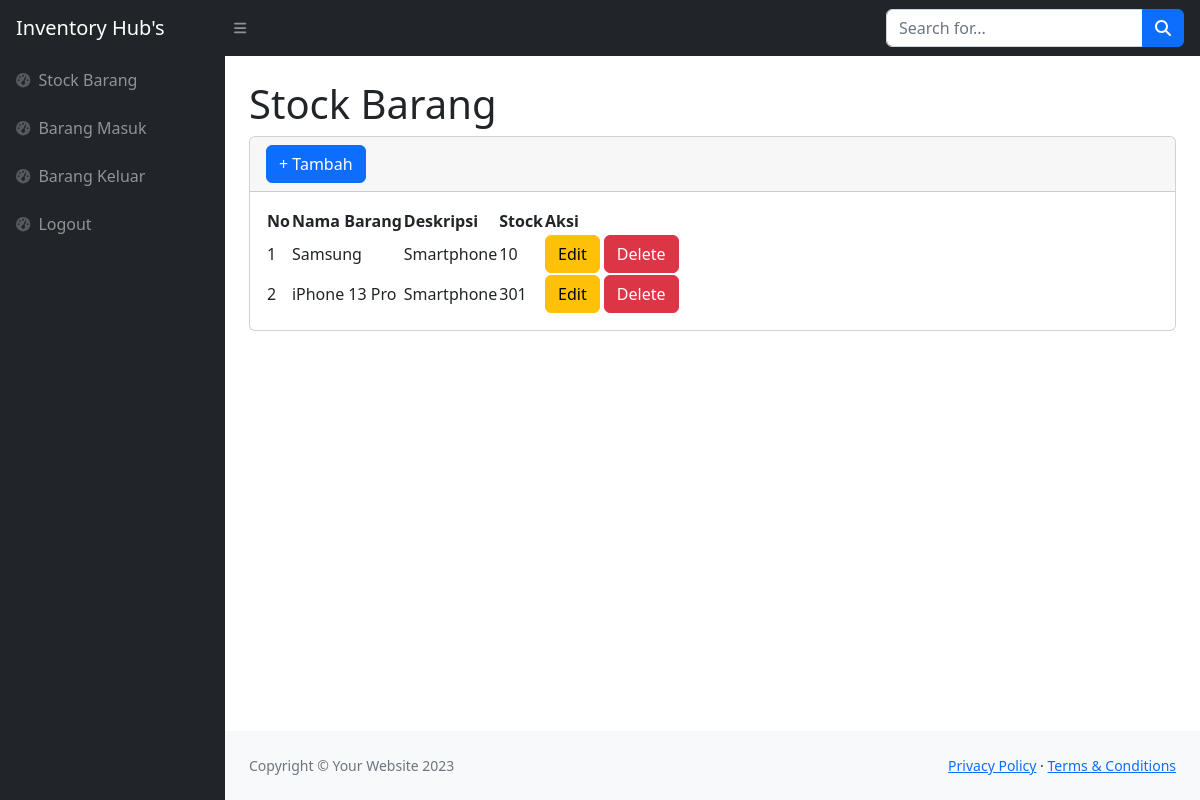
The page /index.php (signed in) on the database as committed earlier.
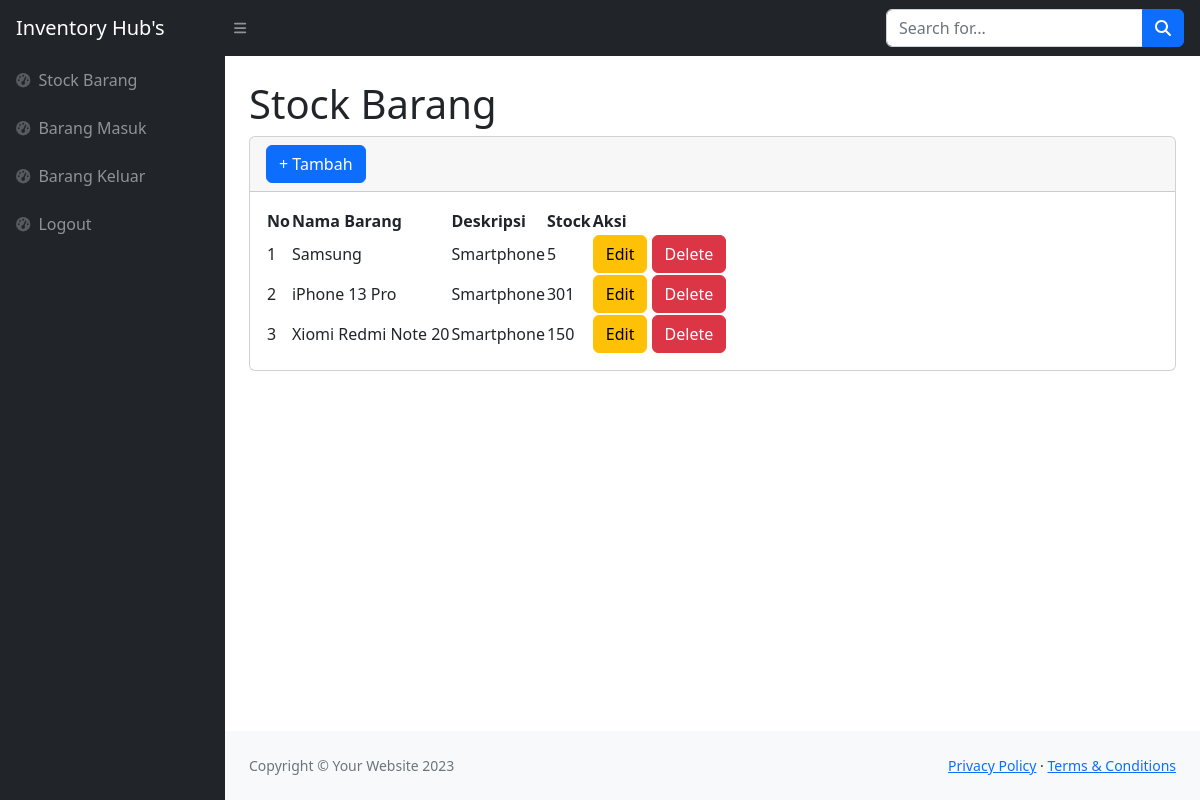
The same page on the database as committed later.
### tables this page shows
CREATE TABLE `stock` (
  `idbarang` int(11) NOT NULL,
  `namabarang` varchar(25) NOT NULL,
  `deskripsi` varchar(25) NOT NULL,
  `stock` int(11) NOT NULL
);

### index.php (the view, shortened to what the changed rows need)
<?php
require 'function.php';
?>
<!DOCTYPE html>
<html lang="en">
    <head>
        <link href="https://cdn.jsdelivr.net/npm/simple-datatables@7.1.2/dist/style.min.css" rel="stylesheet" />
        <link href="css/styles.css" rel="stylesheet" />
    </head>
    <body class="sb-nav-fixed">
        <div id="layoutSidenav">
            <div id="layoutSidenav_content">
                <main>
                    <div class="container-fluid px-4">
                        <h1 class="mt-4">Stock Barang</h1>
                        <div class="card mb-4">
                            <div class="card-body">
                                <table id="datatablesSimple">
                                    <thead>
                                        <tr>
                                            <th>No</th>
                                            <th>Nama Barang</th>
                                            <th>Deskripsi</th>
                                            <th>Stock</th>
                                            <th>Aksi</th>
                                        </tr>
                                    </thead>
                                    <tbody>
                                        <?php
                                        $ambilsemuadatastock = mysqli_query($conn, "SELECT * FROM stock");
                                        $i = 1;
                                        while($data=mysqli_fetch_array($ambilsemuadatastock)){
                                            $namabarang = $data['namabarang'];
                                            $deskripsi = $data['deskripsi'];
                                            $stock = $data['stock'];
                                            $idbarang = $data['idbarang'];
                                        ?>
                                        <tr>
                                            <td><?= $i++; ?></td>
                                            <td><?= $namabarang; ?></td>
                                            <td><?= $deskripsi; ?></td>
                                            <td><?= $stock; ?></td>
                                            <td>
                                                <button type="button" class="btn btn-warning" data-bs-toggle="modal" data-bs-target="#edit<?= $idbarang; ?>">
                                                    Edit
                                                </button>
                                                <button type="button" class="btn btn-danger" data-bs-toggle="modal" data-bs-target="#delete<?= $idbarang; ?>">
                                                    Delete
                                                </button>
                                            </td>
                                        </tr>
                                        <?php
                                        };
                                        ?>
                                    </tbody>
                                </table>
                            </div>
                        </div>
                    </div>
                </main>
            </div>
        </div>
    </body>
</html>

Rows that differ between the two databases and show on the page:
changed stock "Samsung": stock "10" → "5"
added stock: namabarang "Xiomi Redmi Note 20", deskripsi "Smartphone", stock "150"
